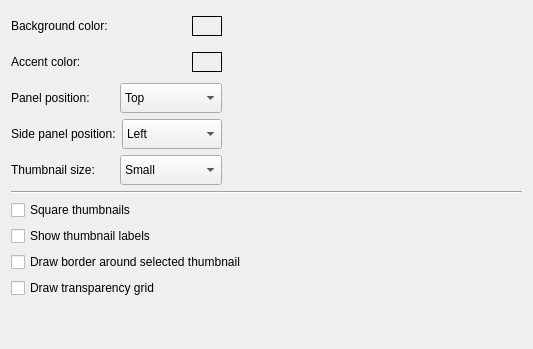
     <widget class="QWidget" name="tab_3">
      <attribute name="title">
       <string>Appearance</string>
      </attribute>
      <layout class="QVBoxLayout" name="verticalLayout_7">
       <item>
        <layout class="QHBoxLayout" name="horizontalLayout_9">
         <item>
          <widget class="QLabel" name="bgColorTextLabel">
           <property name="minimumSize">
            <size>
             <width>0</width>
             <height>30</height>
            </size>
           </property>
           <property name="text">
            <string>Background color:</string>
           </property>
          </widget>
         </item>
         <item>
          <widget class="ClickableLabel" name="bgColorLabel">
           <property name="sizePolicy">
            <sizepolicy hsizetype="Fixed" vsizetype="Fixed">
             <horstretch>0</horstretch>
             <verstretch>0</verstretch>
            </sizepolicy>
           </property>
           <property name="minimumSize">
            <size>
             <width>30</width>
             <height>20</height>
            </size>
           </property>
           <property name="frameShape">
            <enum>QFrame::Box</enum>
           </property>
           <property name="text">
            <string/>
           </property>
          </widget>
         </item>
         <item>
          <spacer name="horizontalSpacer_4">
           <property name="orientation">
            <enum>Qt::Horizontal</enum>
           </property>
           <property name="sizeType">
            <enum>QSizePolicy::Preferred</enum>
           </property>
           <property name="sizeHint" stdset="0">
            <size>
             <width>300</width>
             <height>20</height>
            </size>
           </property>
          </spacer>
         </item>
        </layout>
       </item>
       <item>
        <layout class="QHBoxLayout" name="horizontalLayout_10">
         <item>
          <widget class="QLabel" name="accentColorTextLabel">
           <property name="minimumSize">
            <size>
             <width>0</width>
             <height>30</height>
            </size>
           </property>
           <property name="text">
            <string>Accent color:</string>
           </property>
          </widget>
         </item>
         <item>
          <widget class="ClickableLabel" name="accentColorLabel">
           <property name="sizePolicy">
            <sizepolicy hsizetype="Fixed" vsizetype="Fixed">
             <horstretch>0</horstretch>
             <verstretch>0</verstretch>
            </sizepolicy>
           </property>
           <property name="minimumSize">
            <size>
             <width>30</width>
             <height>20</height>
            </size>
           </property>
           <property name="frameShape">
            <enum>QFrame::Box</enum>
           </property>
           <property name="text">
            <string/>
           </property>
          </widget>
         </item>
         <item>
          <spacer name="horizontalSpacer_5">
           <property name="orientation">
            <enum>Qt::Horizontal</enum>
           </property>
           <property name="sizeType">
            <enum>QSizePolicy::Preferred</enum>
           </property>
           <property name="sizeHint" stdset="0">
            <size>
             <width>300</width>
             <height>20</height>
            </size>
           </property>
          </spacer>
         </item>
        </layout>
       </item>
       <item>
        <layout class="QHBoxLayout" name="horizontalLayout_12">
         <item>
          <widget class="QLabel" name="panelPositionLabel">
           <property name="sizePolicy">
            <sizepolicy hsizetype="Preferred" vsizetype="Maximum">
             <horstretch>0</horstretch>
             <verstretch>0</verstretch>
            </sizepolicy>
           </property>
           <property name="minimumSize">
            <size>
             <width>0</width>
             <height>30</height>
            </size>
           </property>
           <property name="text">
            <string>Panel position:</string>
           </property>
          </widget>
         </item>
         <item>
          <widget class="QComboBox" name="panelPositionComboBox">
           <property name="sizePolicy">
            <sizepolicy hsizetype="Preferred" vsizetype="Preferred">
             <horstretch>0</horstretch>
             <verstretch>0</verstretch>
            </sizepolicy>
           </property>
           <property name="minimumSize">
            <size>
             <width>100</width>
             <height>0</height>
            </size>
           </property>
           <item>
            <property name="text">
             <string>Top</string>
            </property>
           </item>
           <item>
            <property name="text">
             <string>Bottom</string>
            </property>
           </item>
          </widget>
         </item>
         <item>
          <spacer name="horizontalSpacer_6">
           <property name="orientation">
            <enum>Qt::Horizontal</enum>
           </property>
           <property name="sizeType">
            <enum>QSizePolicy::Preferred</enum>
           </property>
           <property name="sizeHint" stdset="0">
            <size>
             <width>300</width>
             <height>20</height>
            </size>
           </property>
          </spacer>
         </item>
        </layout>
       </item>
       <item>
        <layout class="QHBoxLayout" name="horizontalLayout_14" stretch="0,0,0">
         <property name="sizeConstraint">
          <enum>QLayout::SetFixedSize</enum>
         </property>
         <property name="topMargin">
          <number>0</number>
         </property>
         <item>
          <widget class="QLabel" name="sidePanelPositionLabel">
           <property name="sizePolicy">
            <sizepolicy hsizetype="Preferred" vsizetype="Maximum">
             <horstretch>0</horstretch>
             <verstretch>0</verstretch>
            </sizepolicy>
           </property>
           <property name="minimumSize">
            <size>
             <width>0</width>
             <height>30</height>
            </size>
           </property>
           <property name="text">
            <string>Side panel position:</string>
           </property>
          </widget>
         </item>
         <item>
          <widget class="QComboBox" name="sidePanelPositionComboBox">
           <property name="sizePolicy">
            <sizepolicy hsizetype="Preferred" vsizetype="Preferred">
             <horstretch>0</horstretch>
             <verstretch>0</verstretch>
            </sizepolicy>
           </property>
           <property name="minimumSize">
            <size>
             <width>100</width>
             <height>0</height>
            </size>
           </property>
           <item>
            <property name="text">
             <string>Left</string>
            </property>
           </item>
           <item>
            <property name="text">
             <string>Right</string>
            </property>
           </item>
          </widget>
         </item>
         <item>
          <spacer name="horizontalSpacer_8">
           <property name="orientation">
            <enum>Qt::Horizontal</enum>
           </property>
           <property name="sizeType">
            <enum>QSizePolicy::Preferred</enum>
           </property>
           <property name="sizeHint" stdset="0">
            <size>
             <width>300</width>
             <height>20</height>
            </size>
           </property>
          </spacer>
         </item>
        </layout>
       </item>
       <item>
        <layout class="QHBoxLayout" name="horizontalLayout_11">
         <item>
          <widget class="QLabel" name="thumbSizeTextLabel">
           <property name="sizePolicy">
            <sizepolicy hsizetype="Preferred" vsizetype="Maximum">
             <horstretch>0</horstretch>
             <verstretch>0</verstretch>
            </sizepolicy>
           </property>
           <property name="minimumSize">
            <size>
             <width>0</width>
             <height>30</height>
            </size>
           </property>
           <property name="text">
            <string>Thumbnail size:</string>
           </property>
          </widget>
         </item>
         <item>
          <widget class="QComboBox" name="thumbSizeComboBox">
           <property name="sizePolicy">
            <sizepolicy hsizetype="Preferred" vsizetype="Preferred">
             <horstretch>0</horstretch>
             <verstretch>0</verstretch>
            </sizepolicy>
           </property>
           <property name="minimumSize">
            <size>
             <width>100</width>
             <height>0</height>
            </size>
           </property>
           <item>
            <property name="text">
             <string>Small</string>
            </property>
           </item>
           <item>
            <property name="text">
             <string>Medium</string>
            </property>
           </item>
           <item>
            <property name="text">
             <string>Large</string>
            </property>
           </item>
           <item>
            <property name="text">
             <string>Very large</string>
            </property>
           </item>
          </widget>
         </item>
         <item>
          <spacer name="horizontalSpacer_7">
           <property name="orientation">
            <enum>Qt::Horizontal</enum>
           </property>
           <property name="sizeType">
            <enum>QSizePolicy::Preferred</enum>
           </property>
           <property name="sizeHint" stdset="0">
            <size>
             <width>300</width>
             <height>20</height>
            </size>
           </property>
          </spacer>
         </item>
        </layout>
       </item>
       <item>
        <widget class="Line" name="line_4">
         <property name="orientation">
          <enum>Qt::Horizontal</enum>
         </property>
        </widget>
       </item>
       <item>
        <widget class="QCheckBox" name="squareThumbnailsCheckBox">
         <property name="text">
          <string>Square thumbnails</string>
         </property>
        </widget>
       </item>
       <item>
        <widget class="QCheckBox" name="thumbnailLabelsCheckBox">
         <property name="sizePolicy">
          <sizepolicy hsizetype="Preferred" vsizetype="Fixed">
           <horstretch>0</horstretch>
           <verstretch>0</verstretch>
          </sizepolicy>
         </property>
         <property name="minimumSize">
          <size>
           <width>300</width>
           <height>20</height>
          </size>
         </property>
         <property name="text">
          <string>Show thumbnail labels</string>
         </property>
         <property name="checked">
          <bool>false</bool>
         </property>
        </widget>
       </item>
       <item>
        <widget class="QCheckBox" name="thumbnailBorderCheckBox">
         <property name="toolTip">
          <string/>
         </property>
         <property name="text">
          <string>Draw border around selected thumbnail</string>
         </property>
        </widget>
       </item>
       <item>
        <widget class="QCheckBox" name="transparencyGridCheckBox">
         <property name="text">
          <string>Draw transparency grid</string>
         </property>
        </widget>
       </item>
       <item>
        <spacer name="verticalSpacer_2">
         <property name="orientation">
          <enum>Qt::Vertical</enum>
         </property>
         <property name="sizeHint" stdset="0">
          <size>
           <width>20</width>
           <height>40</height>
          </size>
         </property>
        </spacer>
       </item>
      </layout>
     </widget>
